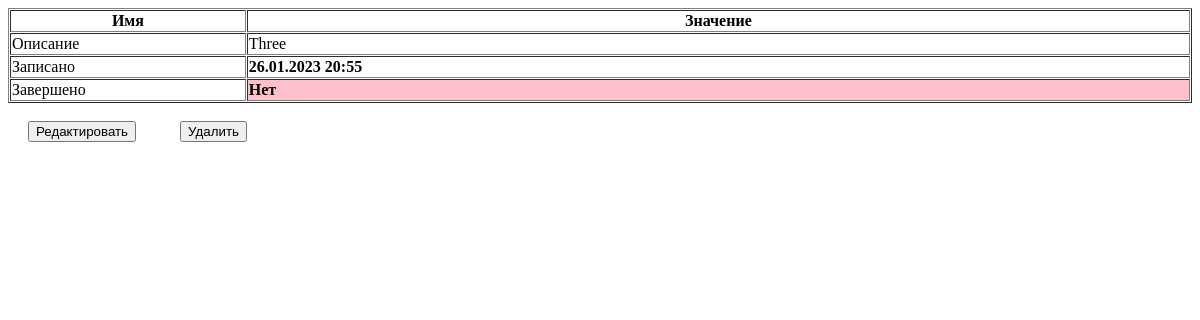
The page /detail/3/ on the database as committed earlier.
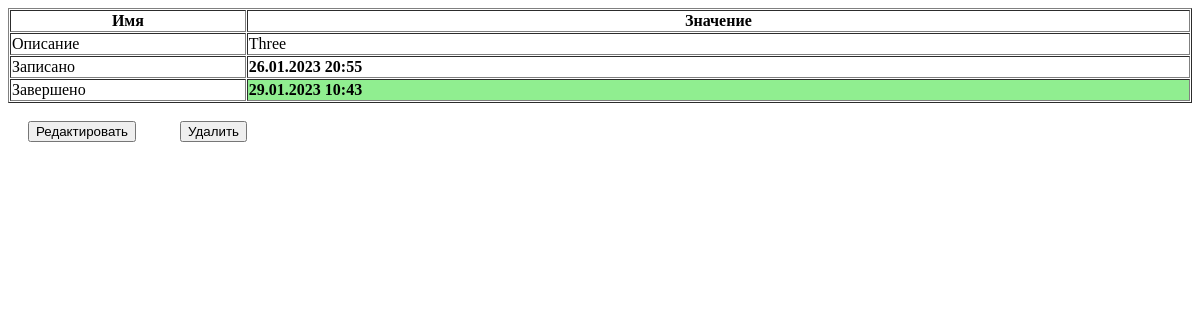
The same page on the database as committed later.
### main/models.py (models this page shows, shortened)
class MyList(models.Model):
    desc = models.CharField(
        max_length=120,
        help_text="Описание задачи",
        verbose_name="Описание",
    )
    date_add = models.DateTimeField(
        default=datetime.now,
        help_text="Дата создания задачи",
        verbose_name="Создано",
    )
    date_end = models.DateTimeField(
        default=None,
        help_text="Дата завершения задачи",
        verbose_name="Завершено",
        blank=True,
        null=True,
    )
    chk_end = models.BooleanField(
        default=False,
        help_text="Завершить",
        verbose_name="",
    )

### main/views.py (the view)
# urls.py: path(r"detail/<int:pk>/", MainDetail.as_view(), name="detail"),
class MainDetail(DetailView):
    template_name = "detail.html"
    context_object_name = "context"
    model = MyList

### main/templates/detail.html (shortened to what this page needs)
<table border=1 cellspacing=1 width=100%>
    <thead>
        <tr>
            <th width=20%>Имя</th>
            <th>Значение</th>
        </tr>
    </thead>
    <tr>
        <td>Описание</td>
        <td>{{ context.desc }}</td>
    </tr>
    <tr>
        <td>Записано</td>
        <td class="bold">{{ context.date_add|date:"d.m.Y H:i" }}</td>
    </tr>
    <tr>
        <td>Завершено</td>
        {% if context.chk_end %}
            <td class="bold chk_on">{{ context.date_end|date:"d.m.Y H:i" }}</td>
        {% else %}
            <td class="bold chk_off">Нет</td>
        {% endif %}
    </tr>
</table>
<a href={% url 'edit' context.id %} class="mr"><button>Редактировать</button></a>
{% if delete %}
    <a href={% url 'detail' context.id %} class="mr"><button>Просмотр</button></a>
{% else %}
    <a href={% url 'delete' context.id %} class="mr"><button>Удалить</button></a>
{% endif %}

Rows that differ between the two databases and show on the page:
changed MyList "Three": chk_end False → True (drawn); date_end (not shown) → "29.01.2023 10:43"
Other text that changed with them:
text no longer shown: "Нет"
